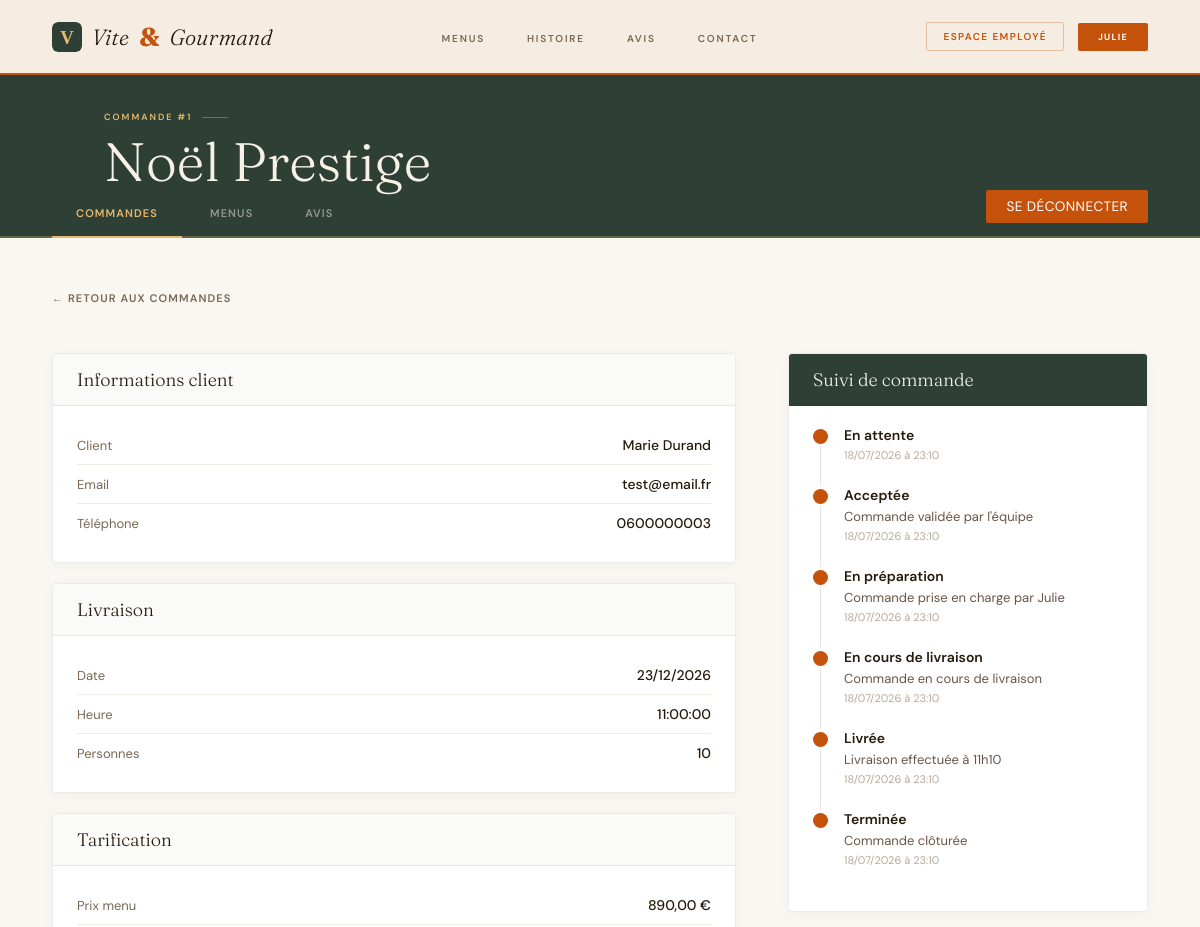
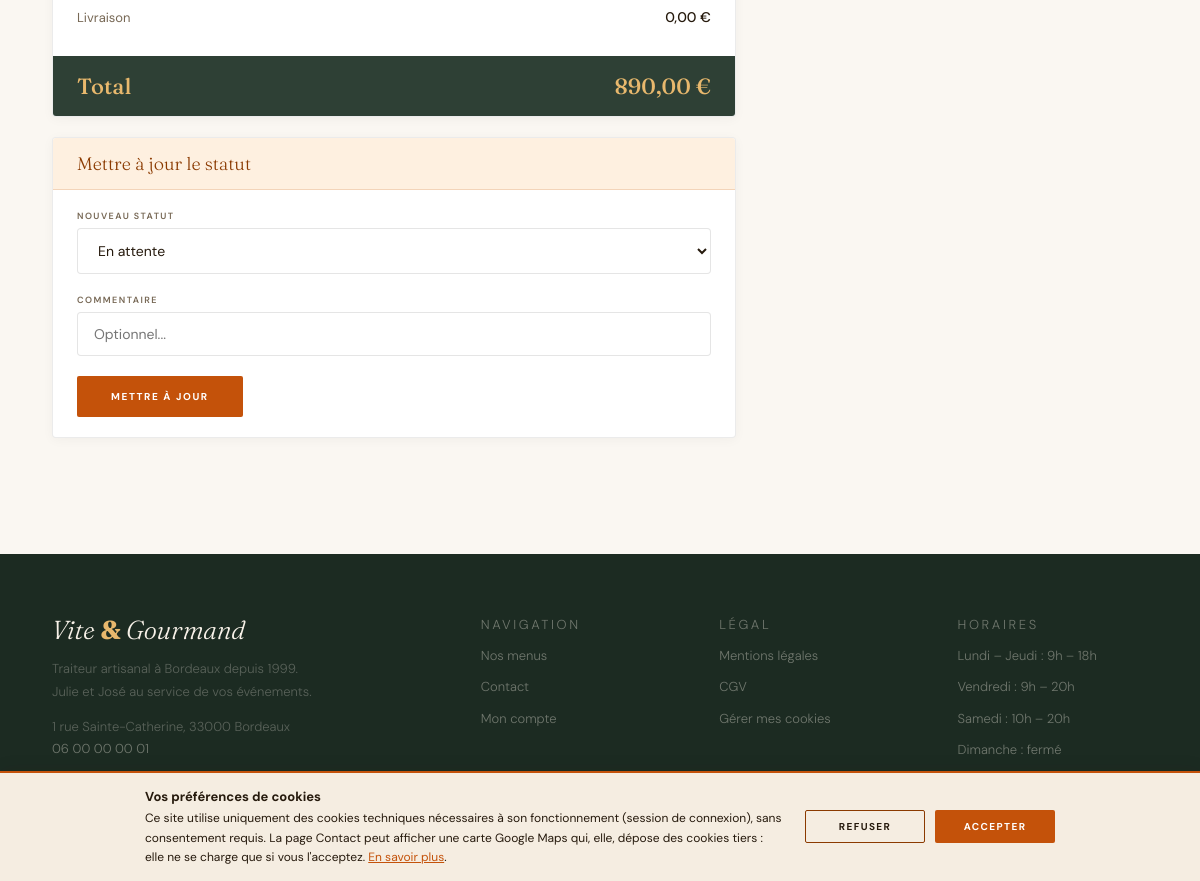
The page /employe/commande?id=1 (signed in) on the database its author committed (2 pictures, top to bottom).
### tables this page shows
CREATE TABLE `commande` (
    `commande_id`     INT           NOT NULL AUTO_INCREMENT,
    `utilisateur_id`  INT           NOT NULL,
    `menu_id`         INT           NOT NULL,
    `nb_personnes`    INT           NOT NULL,
    `date_livraison`  DATE          NOT NULL,
    `heure_livraison` TIME          NOT NULL,
    `prix_menu`       DECIMAL(10,2) NOT NULL,
    `prix_livraison`  DECIMAL(10,2) NOT NULL,
    `prix_reduction`  DECIMAL(10,2) NOT NULL,
    `prix_total`      DECIMAL(10,2) NOT NULL,
    `pret_materiel`   BOOLEAN       NOT NULL DEFAULT 0,
    `restitution_materiel` BOOLEAN  NOT NULL DEFAULT 0,
    `motif_annulation`TEXT          NULL,
    `created_at`      DATETIME      NOT NULL DEFAULT CURRENT_TIMESTAMP,
    PRIMARY KEY (`commande_id`),
    CONSTRAINT `fk_commande_utilisateur` FOREIGN KEY (`utilisateur_id`) REFERENCES `utilisateur`(`utilisateur_id`),
    CONSTRAINT `fk_commande_menu` FOREIGN KEY (`menu_id`) REFERENCES `menu`(`menu_id`)
);

CREATE TABLE `menu` (
    `menu_id`         INT          NOT NULL AUTO_INCREMENT,
    `regime_id`       INT          NOT NULL,
    `theme_id`        INT          NOT NULL,
    `titre`           VARCHAR(150) NOT NULL,
    `description`     TEXT         NOT NULL,
    `nb_personnes_min`INT          NOT NULL,
    `prix_base`       DECIMAL(10,2)NOT NULL,
    `stock`           INT          NOT NULL,
    `image`           VARCHAR(255) NOT NULL,
    `actif`           BOOLEAN      NOT NULL DEFAULT 1,
    `created_at`      DATETIME     NOT NULL DEFAULT CURRENT_TIMESTAMP,
    PRIMARY KEY (`menu_id`),
    CONSTRAINT `fk_menu_regime` FOREIGN KEY (`regime_id`) REFERENCES `regime`(`regime_id`),
    CONSTRAINT `fk_menu_theme`  FOREIGN KEY (`theme_id`) REFERENCES `theme`(`theme_id`)
);

CREATE TABLE `utilisateur` (
  `utilisateur_id`    INT          NOT NULL AUTO_INCREMENT,
  `role_id`           INT          NOT NULL,
  `email`             VARCHAR(180) NOT NULL UNIQUE,
  `password`          VARCHAR(255) NOT NULL,
  `nom`               VARCHAR(80)  NOT NULL,
  `prenom`            VARCHAR(80)  NOT NULL,
  `telephone`         VARCHAR(20)  NOT NULL,
  `adresse`           VARCHAR(200) NOT NULL,
  `ville`             VARCHAR(100) NOT NULL,
  `code_postal`       VARCHAR(10)  NOT NULL,
  `pays`              VARCHAR(50)  NOT NULL,
  `actif`             BOOLEAN      NOT NULL DEFAULT 1,
  `created_at`        DATETIME     NOT NULL DEFAULT CURRENT_TIMESTAMP,
  PRIMARY KEY (`utilisateur_id`),
  CONSTRAINT `fk_util_role` FOREIGN KEY (`role_id`) REFERENCES `role`(`role_id`)
);

CREATE TABLE `suivi_commande` (
    `suivi_id`        INT          NOT NULL AUTO_INCREMENT, 
    `commande_id`     INT          NOT NULL,
    `commentaire`     TEXT         NULL,
    `statut`        ENUM('en_attente', 'acceptee', 'en_preparation', 'en_livraison', 'livree', 'annulee', 'retour_materiel', 'terminee') NOT NULL DEFAULT 'en_attente',
    `created_at`      DATETIME     NOT NULL DEFAULT CURRENT_TIMESTAMP,
    PRIMARY KEY (`suivi_id`),
    CONSTRAINT `fk_suivi_commande` FOREIGN KEY (`commande_id`) REFERENCES `commande`(`commande_id`)
);

### app/Views/employe/commande.php (the view, shortened to what the rows shown need)
<main>
<section class="employe-s">
    <div class="user-header reveal">
        <div class="wrap">
            <p class="kicker">Commande #<?= $commande['commande_id'] ?></p>
            <h1 class="sec-h2"><?= htmlspecialchars($commande['menu_titre']) ?></h1>
        </div>
    </div>
    <div class="user-nav">
        <a href="/employe" class="user-nav-link active">Commandes</a>
        <a href="/employe/menus" class="user-nav-link">Menus</a>
        <a href="/employe/avis" class="user-nav-link">Avis</a>
        <form method="POST" action="/deconnexion" style="display:inline;"><?= $_csrf_field ?><button type="submit" class="user-nav-link user-nav-logout">Se déconnecter</button></form>
    </div>
    <div class="wrap">
        <a href="/employe" class="menu-detail-back">← Retour aux commandes</a>
        <div class="commande-detail-grid">
            <div class="commande-detail-infos reveal">
                <div class="detail-card">
                    <div class="detail-card-header">
                        <h2 class="detail-card-title">Informations client</h2>
                    </div>
                    <div class="detail-card-body">
                        <div class="detail-row">
                            <span class="detail-label">Client</span>
                            <span class="detail-value"><?= htmlspecialchars($commande['prenom']) ?> <?= htmlspecialchars($commande['nom']) ?></span>
                        </div>
                        <div class="detail-row">
                            <span class="detail-label">Email</span>
                            <span class="detail-value"><?= htmlspecialchars($commande['email']) ?></span>
                        </div>
                        <div class="detail-row">
                            <span class="detail-label">Téléphone</span>
                            <span class="detail-value"><?= htmlspecialchars($commande['telephone']) ?></span>
                        </div>
                    </div>
                </div>
                <div class="detail-card">
                    <div class="detail-card-header">
                        <h2 class="detail-card-title">Livraison</h2>
                    </div>
                    <div class="detail-card-body">
                        <div class="detail-row">
                            <span class="detail-label">Date</span>
                            <span class="detail-value"><?= date('d/m/Y', strtotime($commande['date_livraison'])) ?></span>
                        </div>
                        <div class="detail-row">
                            <span class="detail-label">Heure</span>
                            <span class="detail-value"><?= htmlspecialchars($commande['heure_livraison']) ?></span>
                        </div>
                        <div class="detail-row">
                            <span class="detail-label">Personnes</span>
                            <span class="detail-value"><?= $commande['nb_personnes'] ?></span>
                        </div>
                    </div>
                </div>
                <div class="detail-card detail-card-prix">
                    <div class="detail-card-header">
                        <h2 class="detail-card-title">Tarification</h2>
                    </div>
                    <div class="detail-card-body">
                        <div class="detail-row">
                            <span class="detail-label">Prix menu</span>
                            <span class="detail-value"><?= number_format($commande['prix_menu'], 2, ',', ' ') ?> €</span>
                        </div>
                        <div class="detail-row">
                            <span class="detail-label">Livraison</span>
                            <span class="detail-value"><?= number_format($commande['prix_livraison'], 2, ',', ' ') ?> €</span>
                        </div>
                    </div>
                    <div class="detail-card-total">
                        <span>Total</span>
                        <span><?= number_format($commande['prix_total'], 2, ',', ' ') ?> €</span>
                    </div>
                </div>
                <div class="detail-card">
                    <div class="detail-card-header detail-card-header-action">
                        <h2 class="detail-card-title">Mettre à jour le statut</h2>
                    </div>
                    <div class="detail-card-body">
                        <form method="POST" action="/employe/statut">
                            <div class="form-group">
                                <label>Nouveau statut</label>
                                <select name="statut" id="statut-select">
                                    <?php foreach (CommandeModel::STATUT_LABELS as $sVal => $sLbl): ?>
                                        <option value="<?= $sVal ?>"><?= $sLbl ?></option>
                                    <?php endforeach; ?>
                                </select>
                            </div>
                            <div class="form-group">
                                <label>Commentaire</label>
                                <input type="text" name="commentaire" placeholder="Optionnel...">
                            </div>
                            <button type="submit" class="hbtn"><span>Mettre à jour</span></button>
                        </form>
                    </div>
                </div>
            </div>
            <div class="commande-detail-suivi reveal">
                <div class="detail-card">
                    <div class="detail-card-header detail-card-header-dark">
                        <h2 class="detail-card-title">Suivi de commande</h2>
                    </div>
                    <div class="detail-card-body">
                        <div class="suivi-liste">
                            <?php foreach ($suivi as $etape): ?>
                            <div class="suivi-etape">
                                <div class="suivi-dot"></div>
                                <div class="suivi-content">
                                    <p class="suivi-statut"><?= htmlspecialchars(CommandeModel::statutLabel($etape['statut'])) ?></p>
                                    <?php if ($etape['commentaire']): ?>
                                        <p class="suivi-commentaire"><?= htmlspecialchars($etape['commentaire']) ?></p>
                                    <?php endif; ?>
                                    <p class="suivi-date"><?= date('d/m/Y à H:i', strtotime($etape['created_at'])) ?></p>
                                </div>
                            </div>
                            <?php endforeach; ?>
                        </div>
                    </div>
                </div>
            </div>
        </div>
    </div>
</section>
</main>

### core/Router.php (shortened to what the rows shown need)
<?php
class Router
{
    private array $routes = [];
    public function add(string $method, string $path, string $controller, string $action): void
    {
        $this->routes[] = [
            'method' => strtoupper($method),
            'path' => $path,
            'controller' => $controller,
            'action' => $action,
        ];
    }
    public function dispatch(): void
    {
        $method = $_SERVER['REQUEST_METHOD'];
        $uri = parse_url($_SERVER['REQUEST_URI'], PHP_URL_PATH);
        $uri = $uri ?: '/';
        foreach ($this->routes as $route) {
            if ($route['method'] !== $method) continue;
            $pattern = preg_replace('#:([a-zA-Z]+)#', '([^/]+)', $route['path']);
            $pattern = '#^' . $pattern . '$#';
            if (preg_match($pattern, $uri, $matches)) {
                $action          = $route['action'];
                $controller      = new $controllerClass();
                $controller->$action();
                return;
            }
        }
        require VIEWS_PATH . '/layouts/header.php';
        require VIEWS_PATH . '/layouts/footer.php';
    }
}

### app/Views/layouts/header.php (shortened to what the rows shown need)
<!DOCTYPE html>
<html lang="fr">
<head>
    <link rel="stylesheet" href="/assets/css/style.css">
</head>
<body>
<nav class="nav" id="nav" role="navigation" aria-label="Navigation principale">
    <a href="/" class="nav-logo">
        <img src="/assets/images/favicon.svg" alt="" class="nav-logo-img">
        Vite <em>&</em> Gourmand
    </a>
    <ul class="nav-links" id="nav-links" role="list">
        <li><a href="/menus">Menus</a></li>
        <li><a href="/#histoire">Histoire</a></li>
        <li><a href="/#avis">Avis</a></li>
        <li><a href="/contact">Contact</a></li>
    </ul>
    <div class="nav-actions">
        <?php if (isset($_SESSION['user'])): ?>
            <?php if ($_SESSION['user']['role'] === 'administrateur'): ?>
                <a href="/admin" class="nav-link-admin">Espace admin</a>
            <?php elseif ($_SESSION['user']['role'] === 'employe'): ?>
                <a href="/employe" class="nav-link-admin">Espace employé</a>
            <?php endif; ?>
            <a href="/mon-compte" class="nav-btn"><span><?= htmlspecialchars($_SESSION['user']['prenom']) ?></span></a>
        <?php else: ?>
            <a href="/connexion" class="nav-btn"><span>Connexion</span></a>
        <?php endif; ?>
    </div>
</nav>

### app/Views/layouts/footer.php (shortened to what the rows shown need)
<?php
try {
    $horaireLignes = (new HoraireModel())->getLignes();
} catch (Throwable $e) {
    $horaireLignes = [];
}
?>
<footer>
    <div class="footer-grid">
        <div>
            <p class="f-logo">Vite <em>&</em> Gourmand</p>
            <p class="f-tagline">Traiteur artisanal à Bordeaux depuis 1999.<br>Julie et José au service de vos événements.</p>
            <p class="f-tagline" style="margin-top:12px;"> 1 rue Sainte-Catherine, 33000 Bordeaux
                <br>
                <a href="tel:+33600000001" style="color:rgba(247,241,232,.38);">06 00 00 00 01</a>
        </p>
        </div>
        <div class="f-col">
            <p class="f-col-t">Navigation</p>
            <a href="/menus">Nos menus</a>
            <a href="/contact">Contact</a>
            <?php if (isset($_SESSION['user'])): ?>
                <a href="/mon-compte">Mon compte</a>
            <?php else: ?>
                <a href="/connexion">Connexion</a>
            <?php endif; ?>
        </div>
        <div class="f-col">
            <p class="f-col-t">Légal</p>
            <a href="/mentions-legales">Mentions légales</a>
            <a href="/cgv">CGV</a>
            <a href="#" id="cookie-manage">Gérer mes cookies</a>
        </div>
        <div class="f-col">
            <p class="f-col-t">Horaires</p>
            <?php if ($horaireLignes): ?>
                <?php foreach ($horaireLignes as $ligne): ?>
                    <p><?= htmlspecialchars($ligne['jours']) ?> : <?= htmlspecialchars($ligne['heures']) ?></p>
                <?php endforeach; ?>
            <?php else: ?>
                <p>Lun–Ven : 9h – 18h</p>
                <p>Samedi : 10h – 20h</p>
                <p>Dimanche : fermé</p>
            <?php endif; ?>
        </div>
    </div>
    <div class="footer-bottom">
        <p>© <?= date('Y') ?> Vite & Gourmand — Tous droits réservés</p>
        <p>Réalisé par FastDev</p>
    </div>
</footer>
<div class="cookie-banner" id="cookie-banner" role="dialog" aria-modal="false" aria-labelledby="cookie-title" aria-describedby="cookie-description" hidden>
    <p>
        <strong id="cookie-title">Vos préférences de cookies</strong>
        <span id="cookie-description">Ce site utilise uniquement des cookies techniques nécessaires à son fonctionnement
        (session de connexion), sans consentement requis. La page Contact peut afficher une carte Google Maps qui,
        elle, dépose des cookies tiers : elle ne se charge que si vous l'acceptez.
        <a href="/mentions-legales">En savoir plus</a>.</span>
    </p>
    <div class="cookie-actions">
        <button type="button" id="cookie-refuse" class="cookie-refuse">Refuser</button>
        <button type="button" id="cookie-accept" class="cookie-accept">Accepter</button>
    </div>
</div>
</body>
</html>

### rows shown on the page
commande: commande_id "1", menu.titre "Noël Prestige", utilisateur.prenom "Marie", utilisateur.nom "Durand", utilisateur.email "test@email.fr", utilisateur.telephone "0600000003", date_livraison "23/12/2026", heure_livraison "11:00:00", nb_personnes "10", prix_menu "890,00", prix_livraison "0,00", prix_total "890,00", jours "Lundi – Jeudi", heures "9h – 18h", jours "Vendredi", heures "9h – 20h", jours "Samedi", heures "10h – 20h", jours "Dimanche", heures "fermé"
suivi_commande: statut "En attente", created_at "18/07/2026 à 23:10"
suivi_commande: statut "Acceptée", commentaire "Commande validée par l'équipe", created_at "18/07/2026 à 23:10"
suivi_commande: statut "En préparation", commentaire "Commande prise en charge par Julie", created_at "18/07/2026 à 23:10"
suivi_commande: statut "En cours de livraison", commentaire "Commande en cours de livraison", created_at "18/07/2026 à 23:10"
suivi_commande: statut "Livrée", commentaire "Livraison effectuée à 11h10", created_at "18/07/2026 à 23:10"
suivi_commande: statut "Terminée", commentaire "Commande clôturée", created_at "18/07/2026 à 23:10"

### other values the page prints
form field statut "En attente"
